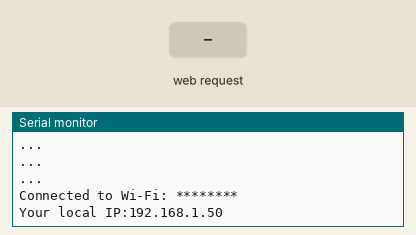
This sketch was run on a simulated ESP8266 (NodeMCU). Parts: the last lines printed to the serial monitor. The inputs (shaded band) are chosen by the test bench. WiFi joins after 1.5 s; servers stay silent unless stated.

Above: at 2.7 s.
2.8 s: HTTP request GET /minDayTemp received
At 3.8 s:
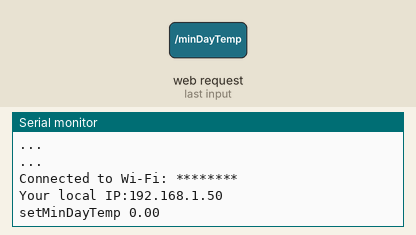
4.4 s: HTTP request GET /maxDayTemp received
At 5.0 s:
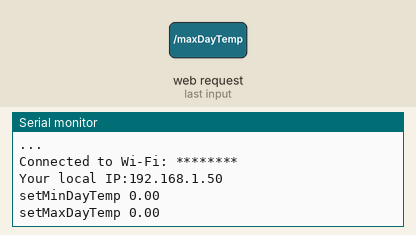
6.0 s: HTTP request GET /minDayHumid received
At 7.3 s:
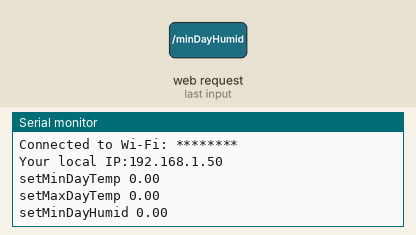
7.6 s: HTTP request GET /maxDayHumid received
At 8.7 s:
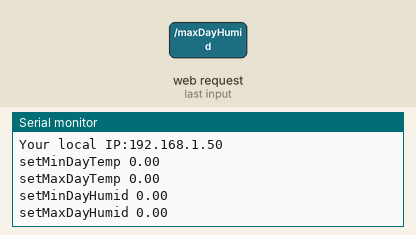
9.2 s: HTTP request GET /minNightTemp received
At 9.9 s:
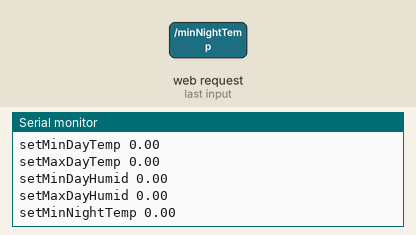
10.8 s: HTTP request GET /maxNightTemp received
At 12.3 s:
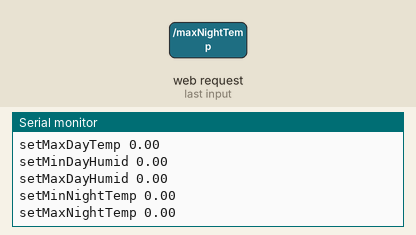

The sketch:

ESP8266_masterMindAlpha_Propotype_440_gitHub.ino
```cpp
// CannaIoT masterMindAlpha Prototype440 ESP8266 programm.
//
// This is a programm for ESP8266 for the CannaIoT maserMindAplha device.
// Allows to connect to local Wi-Fi network and send data between Arduino
// and user interface via web-page on ESP8266.
//
// (Under developement...)
//


#include <ESP8266WiFi.h>

// Your network
const char* ssid     = "********"; // Put your Wi-Fi name here
const char* password = "********";

// Set web server port number to 80
WiFiServer server(80);

// Variable to store the HTTP request
String header;

bool flag;

// for testing
bool handshakeGiven = 0;
bool messageRecieved = 0;

// Variables for Day Time

int dayTimeStartHours;
int dayTimeStartMinutes;

float minDayTemp;
float maxDayTemp;

float minDayHumid;
float maxDayHumid;

// Variables for Night Time:

int nightTimeStartHours;
int nightTimeStartMinutes;

float minNightTemp;
float maxNightTemp;

float minNightHumid;
float maxNightHumid;

String incomingString = "";
String valueString = "";

// Current time
unsigned long currentTime = millis();
// Previous time
unsigned long previousTime = 0;
// Define timeout time in milliseconds (example: 2000ms = 2s)
const long timeoutTime = 2000;


// Set your Static IP address
IPAddress local_IP(192, 168, 8, 185);
// Set your Gateway IP address
IPAddress gateway(192, 168, 8, 1);
IPAddress subnet(255, 255, 255, 0);


void setup() {

  flag = 0;

  Serial.begin(9600);
  Serial.println();
  Serial.println();
  Serial.println("CannaIoT masterMindAlpha ESP8266 status: ON");

 //Check if device configuration is ok

 if (!WiFi.config(local_IP, gateway, subnet)) {
    Serial.println("Device network configuration failed");
  }

  // Connect to Wi-Fi network with SSID and password
  WiFi.begin(ssid, password);
  while (WiFi.status() != WL_CONNECTED) {
    Serial.println("...");
    delay(500);
  }

  Serial.print("Connected to Wi-Fi: ");
  Serial.println(ssid);
  Serial.print("Your local IP:");
  Serial.println(WiFi.localIP());
  server.begin();
}


void loop(){


//  Ask masterMindAlpha for actual values set in the device

  while (flag == 1){
  flag = 0;
  delay(100);
  Serial.println("valuesUpdate");
}

  serialUpdate();

  WiFiClient client = server.available();   // Listen for incoming clients

  if (client) {                             // If a new client connects,
    String currentLine = "";                // make a String to hold incoming data from the client
    currentTime = millis();
    previousTime = currentTime;
    while (client.connected() && currentTime - previousTime <= timeoutTime) { // loop while the client's connected
      currentTime = millis();
      if (client.available()) {             // if there's bytes to read from the client,
        char c = client.read();             // read a byte, then
         header += c;
        if (c == '\n') {                    // if the byte is a newline character
          // if the current line is blank, you got two newline characters in a row.
          // that's the end of the client HTTP request, so send a response:
          if (currentLine.length() == 0) {
            // HTTP headers always start with a response code (e.g. HTTP/1.1 200 OK)
            // and a content-type so the client knows what's coming, then a blank line:
            client.println("HTTP/1.1 200 OK");
            client.println("Content-type:text/html");
            client.println("Connection: close");
            client.println();


// To set variables (parameters) via web-page we will create a simple HTML form.
// After submitting the form, we will read the header and search for a string
// with variable name and value.
//
// 1. If any string is found in the header after the "GET" action of form submit,
//  search if there is a string corresponding to value set in the form.
// 2. Find the index of header where the variable (string) starts,
// 3. Move to where is the last index of the string plus one more
// (as after the variable in the header there is "=").
// 4. Take next two characters and make a string of it
// (this will be the submitted value of the variable).
// 5. Change the variable from string to integer (int) or float.
// 6. Send a message via ESP8266 Serial Output (TX pin) to masterMindAlpha device
// (Arduino RX pin). The message will start with "set". eg. "setDayStartHour".
// 7. MasterMindAlpha will read the message and set the value submitted in the form.


// Serial Print first 100 characters of header (for testing purpouse)
//
//              for (int i = 0; i <= 100; i++){
//                Serial.print(i);
//                Serial.println(header[i]);
//              }


            if (header.indexOf("dayTimeStartHours") >= 0) {
              int index = header.indexOf("dayTimeStartHours");
              String dayHour = "";
              dayHour += header[index+18];
              dayHour += header[index+19];

              int dayHourInt = dayHour.toInt();
              dayTimeStartHours = dayHourInt;
              delay(100);
              Serial.print("setDayTimeStartHours ");
              Serial.println(dayTimeStartHours);
              delay(1000);
              Serial.println();
            }

            if (header.indexOf("dayTimeStartMinutes") >= 0) {
              int index = header.indexOf("dayTimeStartMinutes");
              String dayMinutes = "";
              dayMinutes += header[index+20];
              dayMinutes += header[index+21];

              int dayMinutesInt = dayMinutes.toInt();
              dayTimeStartMinutes = dayMinutesInt;
              delay(100);
              Serial.print("setDayTimeStartMinutes ");
              delay(100);
              Serial.println(dayTimeStartMinutes);
              delay(1000);
              Serial.println();
            }

            if (header.indexOf("minDayTemp") >= 0) {
              int index = header.indexOf("minDayTemp");
              String minDayT = "";
              minDayT += header[index+11];
              minDayT += header[index+12];

              float minDayTFloat = minDayT.toFloat();
              minDayTemp = minDayTFloat;
              delay(100);
              Serial.print("setMinDayTemp ");
              delay(100);
              Serial.println(minDayTemp);
              delay(1000);
              Serial.println();
            }

            if (header.indexOf("maxDayTemp") >= 0) {
              int index = header.indexOf("maxDayTemp");
              String maxDayT = "";
              maxDayT += header[index+11];
              maxDayT += header[index+12];

              float maxDayTFloat = maxDayT.toFloat();
              maxDayTemp = maxDayTFloat;
              delay(100);
              Serial.print("setMaxDayTemp ");
              delay(100);
              Serial.println(maxDayTemp);
              delay(1000);
              Serial.println();
            }

            if (header.indexOf("minDayHumid") >= 0) {
              int index = header.indexOf("minDayHumid");
              String minDayH = "";
              minDayH += header[index+12];
              minDayH += header[index+13];

              float minDayHFloat = minDayH.toFloat();
              minDayHumid = minDayHFloat;
              delay(100);
              Serial.print("setMinDayHumid ");
              delay(100);
              Serial.println(minDayHumid);
              delay(1000);
              Serial.println();
            }

            if (header.indexOf("maxDayHumid") >= 0) {
              int index = header.indexOf("maxDayHumid");
              String maxDayH = "";
              maxDayH += header[index+12];
              maxDayH += header[index+13];

              float maxDayHFloat = maxDayH.toFloat();
              maxDayHumid = maxDayHFloat;
              delay(100);
              Serial.print("setMaxDayHumid ");
              delay(100);
              Serial.println(maxDayHumid);
              delay(1000);
              Serial.println();
            }

// Form for submitting Night Settings

              if (header.indexOf("nightTimeStartHours") >= 0) {
              int index = header.indexOf("nightTimeStartHours");
              String nightHour = "";
              nightHour += header[index+20];
              nightHour += header[index+21];

              int nightHourInt = nightHour.toInt();
              nightTimeStartHours = nightHourInt;
              delay(100);
              Serial.print("setNightTimeStartHours");
              Serial.println(nightTimeStartHours);
              delay(1000);
              Serial.println();
            }

            if (header.indexOf("nightTimeStartMinutes") >= 0) {
              int index = header.indexOf("nightTimeStartMinutes");
              String nightMinutes = "";
              nightMinutes += header[index+22];
              nightMinutes += header[index+23];

              int nightMinutesInt = nightMinutes.toInt();
              nightTimeStartMinutes = nightMinutesInt;
              delay(100);
              Serial.print("setNightTimeStartMinutes ");
              Serial.println(nightTimeStartMinutes);
              delay(1000);
              Serial.println();
            }

            if (header.indexOf("minNightTemp") >= 0) {
              int index = header.indexOf("minNightTemp");
              String minNightT = "";
              minNightT += header[index+13];
              minNightT += header[index+14];

              float minNightTFloat = minNightT.toFloat();
              minNightTemp = minNightTFloat;
              delay(100);
              Serial.print("setMinNightTemp ");
              delay(100);
              Serial.println(minNightTemp);
              delay(1000);
              Serial.println();
            }

            if (header.indexOf("maxNightTemp") >= 0) {
              int index = header.indexOf("maxNightTemp");
              String maxNightT = "";
              maxNightT += header[index+13];
              maxNightT += header[index+14];

              float maxNightTFloat = maxNightT.toFloat();
              maxNightTemp = maxNightTFloat;
              delay(100);
              Serial.print("setMaxNightTemp ");
              delay(100);
              Serial.println(maxNightTemp);
              delay(1000);
              Serial.println();
            }

            if (header.indexOf("minNightHumid") >= 0) {
              int index = header.indexOf("minNightHumid");
              String minNightH = "";
              minNightH += header[index+14];
              minNightH += header[index+15];

              float minNightHFloat = minNightH.toFloat();
              minNightHumid = minNightHFloat;
              delay(100);
              Serial.print("setMinNightHumid ");
              delay(100);
              Serial.println(minNightHumid);
              delay(1000);
              Serial.println();
            }

            if (header.indexOf("maxNightHumid") >= 0) {
              int index = header.indexOf("maxNightHumid");
              String maxNightH = "";
              maxNightH += header[index+14];
              maxNightH += header[index+15];

              float maxNightHFloat = maxNightH.toFloat();
              maxNightHumid = maxNightHFloat;
              delay(100);
              Serial.print("setMaxNightHumid ");
              delay(100);
              Serial.println(maxNightHumid);
              delay(1000);
              Serial.println();
            }

    // To update values on demand

            if (header.indexOf("values") >= 0) {
             Serial.println("handshake");
            }

            // Display the HTML web page
            client.println("<!DOCTYPE html><html>");
            client.println("<head><meta name=\"viewport\" content=\"width=device-width, initial-scale=1\">");
            client.println("<link rel=\"icon\" href=\"data:,\">");
            client.println("<style>html { font-family: Helvetica; background-color: darkolivegreen; display: inline-block; margin: 0px auto; text-align: center;}");
            client.println("text-decoration: none; font-size: 30px; margin: 2px; cursor: pointer;}");
            client.println("</style></head>");


            client.println("<body><h1>CannaIoT masterMindAlpha Control Server - Prototype440</h1>");

            client.println("<p><a href=\"/?values\"><button>UPDATE VALUES</button></a></p>");

             // HTML form for Day Settings:

                  client.println("<br><br><br>");
                  client.println("<form action=\"\">");
                  client.println("<fieldset>");
                  client.println("<legend>Settings For Day</legend>");
                  client.println("<label for=\"dayTimeStartHours\">Day Time Start Hour: </label>");
                  client.print("<input  type=\"text\" id=\"dayTimeStartHours\" name=\"dayTimeStartHours\" value=");
                  client.print(dayTimeStartHours);
                  client.println("><br><br>");
                  client.println("<label for=\"dayTimeStartMinutes\">Day Time Start Minutes:</label>");
                  client.println("<input type=\"text\" id=\"dayTimeStartMinutes\" name=\"dayTimeStartMinutes\" value=");
                  client.print(dayTimeStartMinutes);
                  client.println("><br><br>");
                  client.println("<label for=\"minDayTemp\">Day Time Minimal Temperature: </label>");
                  client.print("<input type=\"text\" id=\"minDayTemp\" name=\"minDayTemp\" value=");
                  client.print(minDayTemp);
                  client.println("><br><br>");
                  client.println("<label for=\"maxDayTemp\">Day Time Maximal Temperature</label>");
                  client.print("<input type=\"text\" id=\"maxDayTemp\" name=\"maxDayTemp\" value=");
                  client.print(maxDayTemp);
                  client.println("><br><br>");
                  client.println("<label for=\"minDayHumid\">Day Time Minimal Humidity</label>");
                  client.print("<input type=\"text\" id=\"minDayHumid\" name=\"minDayHumid\" value=");
                  client.print(minDayHumid);
                  client.println("><br><br>");
                  client.println("<label for=\"maxDayHumid\">Day Time Maximal Humidity</label>");
                  client.print("<input type=\"text\" id=\"maxDayHumid\" name=\"maxDayHumid\" value=");
                  client.print(maxDayHumid);
                  client.println("><br><br>");
                  client.println("<input type=\"submit\" value=\"Submit\">");
                  client.println("</fieldset>");
                  client.println("</form>");

             // HTML form for Night Settings:

                  client.println("<br><br><br>");
                  client.println("<form action=\"\">");
                  client.println("<fieldset>");
                  client.println("<legend>Settings For Night</legend>");
                  client.println("<label for=\"nightTimeStartHours\">Night Time Start Hour: </label>");
                  client.print("<input  type=\"text\" id=\"nightTimeStartHours\" name=\"nightTimeStartHours\" value=");
                  client.print(nightTimeStartHours);
                  client.println("><br><br>");
                  client.println("<label for=\"nightTimeStartMinutes\">Night Time Start Minutes:</label>");
                  client.println("<input type=\"text\" id=\"nightTimeStartMinutes\" name=\"nightTimeStartMinutes\" value=");
                  client.print(nightTimeStartMinutes);
                  client.println("><br><br>");
                  client.println("<label for=\"minNightTemp\">Night Time Minimal Temperature: </label>");
                  client.print("<input type=\"text\" id=\"minNightTemp\" name=\"minNightTemp\" value=");
                  client.print(minNightTemp);
                  client.println("><br><br>");
                  client.println("<label for=\"maxNightTemp\">Night Time Maximal Temperature</label>");
                  client.print("<input type=\"text\" id=\"maxNightTemp\" name=\"maxNightTemp\" value=");
                  client.print(maxNightTemp);
                  client.println("><br><br>");
                  client.println("<label for=\"minNightHumid\">Night Time Minimal Humidity</label>");
                  client.print("<input type=\"text\" id=\"minNightHumid\" name=\"minNightHumid\" value=");
                  client.print(minNightHumid);
                  client.println("><br><br>");
                  client.println("<label for=\"maxNightHumid\">Night Time Maximal Humidity</label>");
                  client.print("<input type=\"text\" id=\"maxNightHumid\" name=\"maxNightHumid\" value=");
                  client.print(maxNightHumid);
                  client.println("><br><br>");
                  client.println("<input type=\"submit\" value=\"Submit\">");
                  client.println("</fieldset>");
                  client.println("</form>");


// Check if there was a handshake response from materMindAlpha
// (if there was a response handshakeGiven will be "1")

                  client.println("<br><br><br><div>masterMindAlpha response: ");
                  client.println(handshakeGiven);
                  client.println("</div><br><br>");


                  client.println("<br><br><br><div>setDayTimeHours recieved: ");
                  client.println(messageRecieved);
                  client.println("</div><br><br>");


            client.println("</body></html>");

            // The HTTP response ends with another blank line
            client.println();
            // Break out of the while loop
            break;
          } else { // if you got a newline, then clear currentLine
            currentLine = "";
          }
        } else if (c != '\r') {  // if you got anything else but a carriage return character,
          currentLine += c;      // add it to the end of the currentLine
        }
      }
    }
    // Clear the header variable
    header = "";
    // Close the connection
    client.stop();
  }
}

// Values from masterMindAlpha

void serialUpdate(){

  while (Serial.available() > 0) {
    char inChar = Serial.read();
    incomingString += (char)inChar;

    // if you get a newline, print the string:
    if (inChar == '\n') {
      incomingString = "";
    }

    if (incomingString == "hello") {
    Serial.println("Hello! This is CannaIoT masterMindAlpha ESP8266. (ver. Prototype440)");
    }

  // check if masterMindAlpha responses

    if (incomingString == "handshake") {
    delay(20);
    handshakeGiven = 1;
    flag = 1;
    }


// When masterMindAlpha (Arduino) recieves the message "valuesUpdate" it responses
// with sending back each parameter with value. ESP8266 will read those messages
// and if correspoding string is found, the value will be set.
// (under developement)
// (Maybe, this will be later replaced using JSON object).

    //Day Start Time Hours
    if (incomingString == "setDayTimeStartHours") {
      delay(20);
        messageRecieved = 1;
        while (Serial.available() > 0) {
        char inChar = Serial.read();
        valueString += (char)inChar;
        if (inChar == '\n') {
          dayTimeStartHours = valueString.toInt();
          // clear the string for new input:
          valueString = "";
          incomingString = "";
        }
      }
    }
  }
}
```

Measured:
- after the input at 2.8 s, the serial monitor: prints a new line after 0.11 s (image 1)
- after the input at 4.4 s, the serial monitor: prints a new line after 0.11 s (image 2)
- after the input at 6.0 s, the serial monitor: prints a new line after 0.11 s (image 3)
- after the input at 7.6 s, the serial monitor: prints a new line after 0.11 s (image 4)
- after the input at 9.2 s, the serial monitor: prints a new line after 0.11 s (image 5)
- after the input at 10.8 s, the serial monitor: prints a new line after 0.11 s (image 6)
